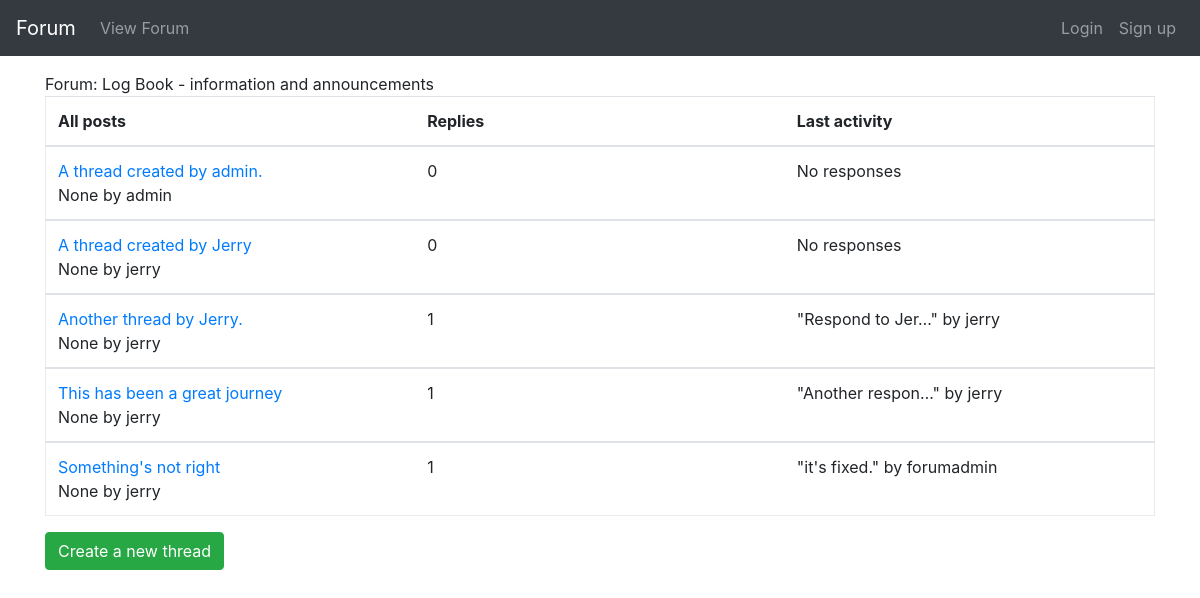
Page /forumapp/forum/1 on the committed database.
### forumapp/models.py (models this page shows, shortened)
class Forum(models.Model):
    name = models.CharField(max_length=30, unique=True)
    description = models.TextField(max_length=200)
    section = models.ForeignKey(
        ForumSection,
        null=True,
        on_delete=models.CASCADE
    )

class ForumSection(models.Model):
    name = models.CharField(max_length=30)

class Thread(models.Model):
    name = models.CharField(max_length=100)
    forum = models.ForeignKey(Forum, null=True, on_delete=models.CASCADE)
    class Meta:
        permissions = [
            ('can_remove_any_thread', 'Can remove ANY thread.'),
        ]

class ThreadResponse(models.Model):
    thread = models.ForeignKey(Thread, null=True, on_delete=models.CASCADE)
    created_datetime = models.DateTimeField(null=True)
    responder = models.ForeignKey(User, null=True, on_delete=models.CASCADE)
    message = models.TextField(max_length=1000)
    class Meta:
        permissions = [
            ('can_remove_any_response', 'Can remove ANY response.')
        ]

### forumapp/views.py (the view)
def forum(request, pk):
    thread_list = Thread.objects.filter(forum=pk)
    return render(
        request,
        'forumapp/thread_list.html',
        context={
            'thread_list': thread_list,
            'forum': Forum.objects.get(id=pk)
        }
    )

### forumapp/templates/forumapp/thread_list.html
{% extends "forumapp/base.html" %}
{% block content %}
<div>Forum: {{ forum.name }} - {{forum.section.name }}</div>
{% if thread_list %}
<table class="table forum-table">
    <thead>
    <tr>
        <th>All posts</th>
        <th>Replies</th>
        <th>Last activity</th>
    </tr>
    </thead>
    {% for thread in thread_list %}
    <tbody>
    <tr class="clickable-row">
        <td>
            <a href="{% url 'thread-view' thread.forum.id thread.id %}">
                {{ thread.name }} <br />
            </a>
            {{ thread.threadresponse_set.first.created_datetime }} by {{ thread.threadresponse_set.first.responder }}
        </td>
        <td>{{ thread.threadresponse_set.all|length|add:"-1" }}</td>
        {% if thread.threadresponse_set.all|length > 1 %}
        <td>"{{ thread.threadresponse_set.last.message|truncatechars:15 }}" by {{ thread.threadresponse_set.last.responder }}</td>
        {% else %}
        <td>No responses</td>
        {% endif %}
    </tr>
    </tbody>
    {% endfor %}
</table>
{% else %}
<div>No threads.</div>
{% endif %}
<a
    href="{% url 'new-thread' forum.id %}"
    class="btn btn-success"
    role="button"
>Create a new thread</a>
{% endblock %}

### forumapp/static/forumapp/css/style.css (style rules this page uses)
.forum-table { table-layout: fixed; border-collapse: collapse; border: 1px solid #e9ecef; }

### rows in the picture
Forum: name "Log Book", section.name "information and announcements"
Thread: name "A thread created by admin.", threadresponse_set.first.created_datetime "None", threadresponse_set.first.responder "admin", threadresponse_set.all|length "0", shows "No responses"
Thread: name "A thread created by Jerry", threadresponse_set.first.created_datetime "None", threadresponse_set.first.responder "jerry", threadresponse_set.all|length "0", shows "No responses"
Thread: name "Another thread by Jerry.", threadresponse_set.first.created_datetime "None", threadresponse_set.first.responder "jerry", threadresponse_set.all|length "1", threadresponse_set.last.message "Respond to Jer…", threadresponse_set.last.responder "jerry"
Thread: name "This has been a great journey", threadresponse_set.first.created_datetime "None", threadresponse_set.first.responder "jerry", threadresponse_set.all|length "1", threadresponse_set.last.message "Another respon…", threadresponse_set.last.responder "jerry"
Thread: name "Something's not right", threadresponse_set.first.created_datetime "None", threadresponse_set.first.responder "jerry", threadresponse_set.all|length "1", threadresponse_set.last.message "it's fixed.", threadresponse_set.last.responder "forumadmin"
